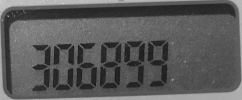
#> input picture inter/ocbc-roi.png, 242 x 100 px
$ python morphological_01.py
#> lines starting #> are read from the running program, lines starting #| are printed output that depends on the picture; after the words box and inside, x2 and y2 are one past the last pixel; in counts of white or black regions, pixels touching at a corner belong together
import cv2
import matplotlib.pyplot as plt

roi = cv2.imread("inter/ocbc-roi.png", flags=0)
#> roi is the input picture: shape (100, 242); min 21, max 206, mean 90.7
blurred = cv2.bilateralFilter(roi, 5, 30, 60)
edged = cv2.adaptiveThreshold(
    blurred, 255, cv2.ADAPTIVE_THRESH_GAUSSIAN_C, cv2.THRESH_BINARY_INV, 5, 5
)
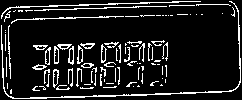
#> edged: shape (100, 242); 11.7% white in thin lines or dots
kernel = cv2.getStructuringElement(cv2.MORPH_RECT, (2, 5))
dilated = cv2.dilate(edged, kernel, iterations=2)
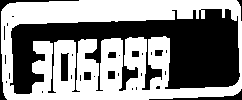
#> dilated: shape (100, 242); 54.3% white; 31 black regions (21 under 20 px), largest, box (x1, y1, x2, y2) and area: (10, 9, 240, 94) 9915, (0, 0, 79, 100) 349, (149, 89, 242, 100) 249

plt.subplot(2, 2, 1), plt.imshow(roi, cmap="gray")
plt.title("Original"), plt.xticks([]), plt.yticks([])
plt.subplot(2, 2, 2), plt.imshow(blurred, cmap="gray")
plt.title("Blurred"), plt.xticks([]), plt.yticks([])
plt.subplot(2, 2, 3), plt.imshow(edged, cmap="gray")
plt.title("Edged"), plt.xticks([]), plt.yticks([])
plt.subplot(2, 2, 4), plt.imshow(dilated, cmap="gray")
plt.title("Dilated"), plt.xticks([]), plt.yticks([])
plt.show()
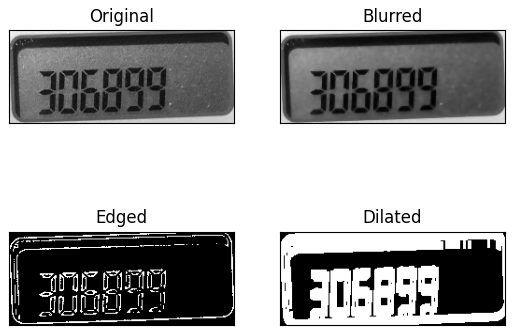
#> figure drawn by matplotlib, 4 panels
#> (the run stopped early here; a loop or call above may not have finished)
